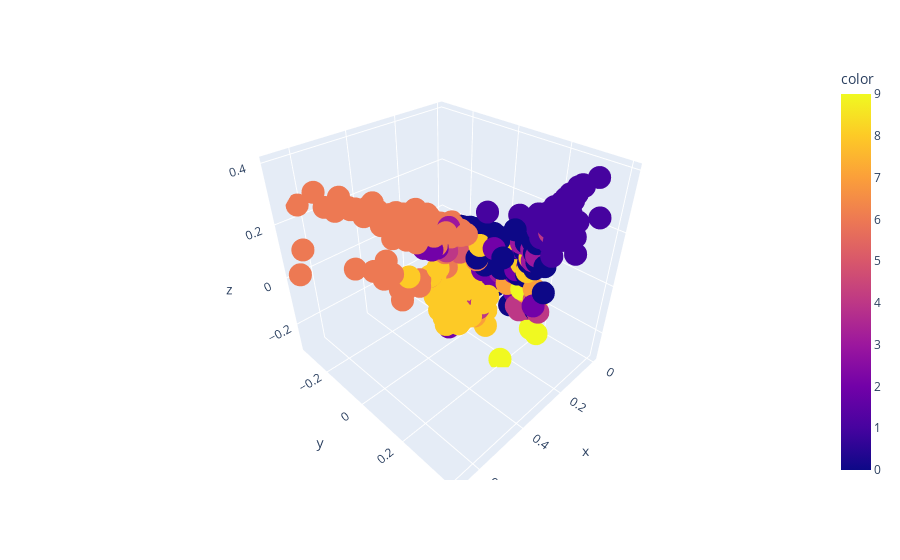

Notebook code for this chart:
### Code cell
from sklearn.decomposition import TruncatedSVD
svd = TruncatedSVD(n_components=3, n_iter=7, random_state=42)
scatter_plot_points = svd.fit_transform(data3)
scatter_plot_points=pd.DataFrame(scatter_plot_points,columns=["x","y","z"])

import plotly.express as px
fig = px.scatter_3d(scatter_plot_points,x="x",y="y",z="z",color=km.labels_)
fig.show()

### Figure 1 — Plotly figure (JSON) as saved in the notebook; plotly's stock layout.template omitted (floating-point values rounded to 4 significant figures; data arrays with more than 128 entries replaced by an {"elided": "..."} marker saying what was removed)
{"data": [{"hovertemplate": "x=%{x}<br>y=%{y}<br>z=%{z}<br>color=%{marker.color}<extra></extra>", "legendgroup": "", "marker": {"color": {"elided": "5000 int values"}, "coloraxis": "coloraxis", "symbol": "circle"}, "mode": "markers", "name": "", "scene": "scene", "showlegend": false, "type": "scatter3d", "x": {"elided": "5000 float values"}, "y": {"elided": "5000 float values"}, "z": {"elided": "5000 float values"}}], "layout": {"coloraxis": {"colorbar": {"title": {"text": "color"}}, "colorscale": [[0, "#0d0887"], [0.1111, "#46039f"], [0.2222, "#7201a8"], [0.3333, "#9c179e"], [0.4444, "#bd3786"], [0.5556, "#d8576b"], [0.6667, "#ed7953"], [0.7778, "#fb9f3a"], [0.8889, "#fdca26"], [1, "#f0f921"]]}, "legend": {"tracegroupgap": 0}, "margin": {"t": 60}, "scene": {"domain": {"x": [0, 1], "y": [0, 1]}, "xaxis": {"title": {"text": "x"}}, "yaxis": {"title": {"text": "y"}}, "zaxis": {"title": {"text": "z"}}}}}
